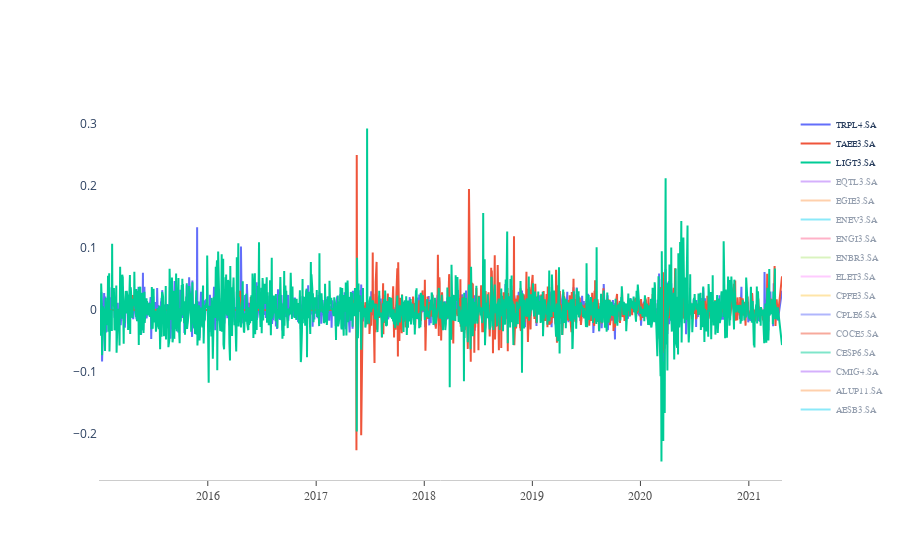

Here is the notebook cell this chart was saved with:
### Code cell
graf_plotly(returns)

### Figure 1 — Plotly figure (JSON) as saved in the notebook; plotly's stock layout.template omitted (floating-point values rounded to 4 significant figures; data arrays with more than 128 entries replaced by an {"elided": "..."} marker saying what was removed)
{"data": [{"mode": "lines", "name": "TRPL4.SA", "type": "scatter", "visible": true, "x": {"elided": "1554 str values"}, "y": {"elided": "1554 float values"}}, {"mode": "lines", "name": "TAEE3.SA", "type": "scatter", "visible": true, "x": {"elided": "1554 str values"}, "y": {"elided": "1554 float values"}}, {"mode": "lines", "name": "LIGT3.SA", "type": "scatter", "visible": true, "x": {"elided": "1554 str values"}, "y": {"elided": "1554 float values"}}, {"mode": "lines", "name": "EQTL3.SA", "type": "scatter", "visible": "legendonly", "x": {"elided": "1554 str values"}, "y": {"elided": "1554 float values"}}, {"mode": "lines", "name": "EGIE3.SA", "type": "scatter", "visible": "legendonly", "x": {"elided": "1554 str values"}, "y": {"elided": "1554 float values"}}, {"mode": "lines", "name": "ENEV3.SA", "type": "scatter", "visible": "legendonly", "x": {"elided": "1554 str values"}, "y": {"elided": "1554 float values"}}, {"mode": "lines", "name": "ENGI3.SA", "type": "scatter", "visible": "legendonly", "x": {"elided": "1554 str values"}, "y": {"elided": "1554 float values"}}, {"mode": "lines", "name": "ENBR3.SA", "type": "scatter", "visible": "legendonly", "x": {"elided": "1554 str values"}, "y": {"elided": "1554 float values"}}, {"mode": "lines", "name": "ELET3.SA", "type": "scatter", "visible": "legendonly", "x": {"elided": "1554 str values"}, "y": {"elided": "1554 float values"}}, {"mode": "lines", "name": "CPFE3.SA", "type": "scatter", "visible": "legendonly", "x": {"elided": "1554 str values"}, "y": {"elided": "1554 float values"}}, {"mode": "lines", "name": "CPLE6.SA", "type": "scatter", "visible": "legendonly", "x": {"elided": "1554 str values"}, "y": {"elided": "1554 float values"}}, {"mode": "lines", "name": "COCE5.SA", "type": "scatter", "visible": "legendonly", "x": {"elided": "1554 str values"}, "y": {"elided": "1554 float values"}}, {"mode": "lines", "name": "CESP6.SA", "type": "scatter", "visible": "legendonly", "x": {"elided": "1554 str values"}, "y": {"elided": "1554 float values"}}, {"mode": "lines", "name": "CMIG4.SA", "type": "scatter", "visible": "legendonly", "x": {"elided": "1554 str values"}, "y": {"elided": "1554 float values"}}, {"mode": "lines", "name": "ALUP11.SA", "type": "scatter", "visible": "legendonly", "x": {"elided": "1554 str values"}, "y": {"elided": "1554 float values"}}, {"mode": "lines", "name": "AESB3.SA", "type": "scatter", "visible": "legendonly", "x": {"elided": "1554 str values"}, "y": {"elided": "1554 null values"}}], "layout": {"autosize": true, "legend": {"font": {"family": "Arial", "size": 9}}, "margin": {"autoexpand": true, "l": 100, "r": 20, "t": 110}, "plot_bgcolor": "white", "showlegend": true, "title": {"text": ""}, "xaxis": {"linecolor": "rgb(204, 204, 204)", "linewidth": 1, "showgrid": false, "showline": true, "showticklabels": true, "tickfont": {"color": "rgb(82, 82, 82)", "family": "Arial", "size": 12}, "ticks": "outside"}, "yaxis": {"showgrid": false, "showline": true, "showticklabels": true, "title": {"text": ""}, "zeroline": true}}}
